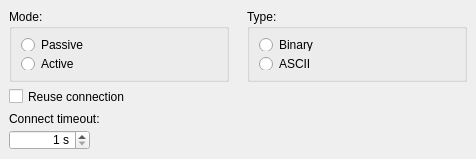
   <widget class="QWidget" name="tab_FTP">
    <attribute name="title">
     <string>FTP</string>
    </attribute>
    <widget class="QGroupBox" name="groupBox">
     <property name="enabled">
      <bool>true</bool>
     </property>
     <property name="geometry">
      <rect>
       <x>9</x>
       <y>9</y>
       <width>220</width>
       <height>73</height>
      </rect>
     </property>
     <property name="title">
      <string>Mode:</string>
     </property>
     <layout class="QFormLayout" name="formLayout">
      <item row="0" column="0" colspan="2">
       <widget class="QRadioButton" name="radioButton_Mode_Passive">
        <property name="text">
         <string>Passive</string>
        </property>
       </widget>
      </item>
      <item row="1" column="0" colspan="2">
       <widget class="QRadioButton" name="radioButton_Mode_Active">
        <property name="text">
         <string>Active</string>
        </property>
       </widget>
      </item>
     </layout>
    </widget>
    <widget class="QCheckBox" name="checkBox_ReuseConnection">
     <property name="enabled">
      <bool>true</bool>
     </property>
     <property name="geometry">
      <rect>
       <x>9</x>
       <y>88</y>
       <width>221</width>
       <height>17</height>
      </rect>
     </property>
     <property name="text">
      <string>Reuse connection</string>
     </property>
    </widget>
    <widget class="QGroupBox" name="groupBox_2">
     <property name="enabled">
      <bool>true</bool>
     </property>
     <property name="geometry">
      <rect>
       <x>247</x>
       <y>9</y>
       <width>220</width>
       <height>73</height>
      </rect>
     </property>
     <property name="title">
      <string>Type:</string>
     </property>
     <layout class="QFormLayout" name="formLayout_2">
      <property name="fieldGrowthPolicy">
       <enum>QFormLayout::AllNonFixedFieldsGrow</enum>
      </property>
      <item row="0" column="0" colspan="2">
       <widget class="QRadioButton" name="radioButton_Type_Binary">
        <property name="text">
         <string>Binary</string>
        </property>
       </widget>
      </item>
      <item row="1" column="0" colspan="2">
       <widget class="QRadioButton" name="radioButton_Type_ASCII">
        <property name="text">
         <string>ASCII</string>
        </property>
       </widget>
      </item>
     </layout>
    </widget>
    <widget class="QSpinBox" name="spinBox_FTP_ConnectTimeout">
     <property name="enabled">
      <bool>true</bool>
     </property>
     <property name="geometry">
      <rect>
       <x>9</x>
       <y>130</y>
       <width>81</width>
       <height>20</height>
      </rect>
     </property>
     <property name="alignment">
      <set>Qt::AlignRight|Qt::AlignTrailing|Qt::AlignVCenter</set>
     </property>
     <property name="suffix">
      <string notr="true"> s</string>
     </property>
     <property name="minimum">
      <number>1</number>
     </property>
     <property name="maximum">
      <number>86400</number>
     </property>
    </widget>
    <widget class="QLabel" name="label_14">
     <property name="enabled">
      <bool>true</bool>
     </property>
     <property name="geometry">
      <rect>
       <x>9</x>
       <y>111</y>
       <width>221</width>
       <height>16</height>
      </rect>
     </property>
     <property name="text">
      <string>Connect timeout:</string>
     </property>
     <property name="buddy">
      <cstring>spinBox_FTP_ConnectTimeout</cstring>
     </property>
    </widget>
   </widget>
